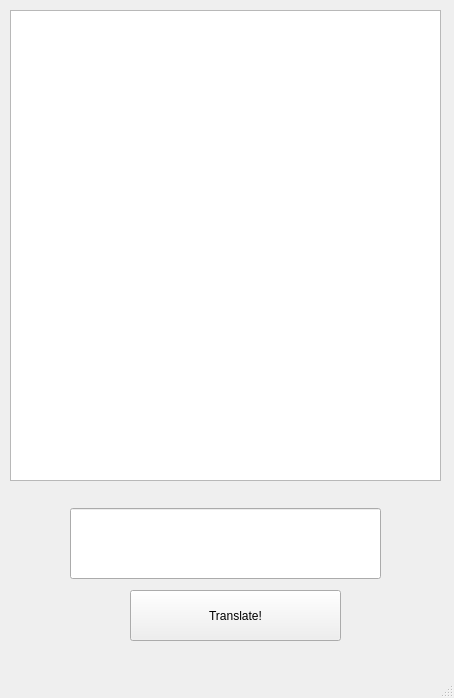
<?xml version="1.0" encoding="UTF-8"?>
<ui version="4.0">
 <class>MainWindow</class>
 <widget class="QMainWindow" name="MainWindow">
  <property name="geometry">
   <rect>
    <x>0</x>
    <y>0</y>
    <width>454</width>
    <height>698</height>
   </rect>
  </property>
  <property name="windowTitle">
   <string>MainWindow</string>
  </property>
  <widget class="QWidget" name="centralwidget">
   <widget class="QPushButton" name="search_button">
    <property name="geometry">
     <rect>
      <x>130</x>
      <y>590</y>
      <width>211</width>
      <height>51</height>
     </rect>
    </property>
    <property name="text">
     <string>Translate!</string>
    </property>
   </widget>
   <widget class="QTextBrowser" name="terminal_output">
    <property name="geometry">
     <rect>
      <x>10</x>
      <y>10</y>
      <width>431</width>
      <height>471</height>
     </rect>
    </property>
   </widget>
   <widget class="QLineEdit" name="user_input">
    <property name="geometry">
     <rect>
      <x>70</x>
      <y>508</y>
      <width>311</width>
      <height>71</height>
     </rect>
    </property>
   </widget>
  </widget>
  <widget class="QMenuBar" name="menubar">
   <property name="geometry">
    <rect>
     <x>0</x>
     <y>0</y>
     <width>454</width>
     <height>26</height>
    </rect>
   </property>
  </widget>
  <widget class="QStatusBar" name="statusbar"/>
 </widget>
 <resources/>
 <connections>
  <connection>
   <sender>search_button</sender>
   <signal>clicked()</signal>
   <receiver>search_button</receiver>
   <slot>showMaximized()</slot>
   <hints>
    <hint type="sourcelabel">
     <x>235</x>
     <y>641</y>
    </hint>
    <hint type="destinationlabel">
     <x>235</x>
     <y>641</y>
    </hint>
   </hints>
  </connection>
 </connections>
</ui>
